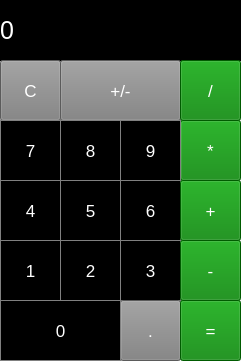
<?xml version="1.0" encoding="UTF-8"?>
<ui version="4.0">
 <class>MainWindow</class>
 <widget class="QMainWindow" name="MainWindow">
  <property name="geometry">
   <rect>
    <x>0</x>
    <y>0</y>
    <width>241</width>
    <height>361</height>
   </rect>
  </property>
  <property name="windowTitle">
   <string>MainWindow</string>
  </property>
  <widget class="QWidget" name="centralWidget">
   <widget class="QLabel" name="label">
    <property name="geometry">
     <rect>
      <x>0</x>
      <y>0</y>
      <width>241</width>
      <height>61</height>
     </rect>
    </property>
    <property name="font">
     <font>
      <pointsize>19</pointsize>
     </font>
    </property>
    <property name="styleSheet">
     <string notr="true">* {
	background-color:black;
	color: white;
}</string>
    </property>
    <property name="text">
     <string>0</string>
    </property>
   </widget>
   <widget class="QPushButton" name="pushButtonClear">
    <property name="geometry">
     <rect>
      <x>0</x>
      <y>60</y>
      <width>61</width>
      <height>61</height>
     </rect>
    </property>
    <property name="font">
     <font>
      <pointsize>13</pointsize>
     </font>
    </property>
    <property name="styleSheet">
     <string notr="true">* {
	background-color: gray;
	color: white;
}</string>
    </property>
    <property name="text">
     <string>C</string>
    </property>
   </widget>
   <widget class="QPushButton" name="pushButtonPlusMinus">
    <property name="geometry">
     <rect>
      <x>60</x>
      <y>60</y>
      <width>121</width>
      <height>61</height>
     </rect>
    </property>
    <property name="font">
     <font>
      <pointsize>13</pointsize>
     </font>
    </property>
    <property name="styleSheet">
     <string notr="true">* {
	background-color: gray;
	color: white;
}</string>
    </property>
    <property name="text">
     <string>+/-</string>
    </property>
   </widget>
   <widget class="QPushButton" name="pushButtonDevide">
    <property name="geometry">
     <rect>
      <x>180</x>
      <y>60</y>
      <width>61</width>
      <height>61</height>
     </rect>
    </property>
    <property name="font">
     <font>
      <pointsize>13</pointsize>
     </font>
    </property>
    <property name="styleSheet">
     <string notr="true">* {
	background-color: green;
	color: white;
}</string>
    </property>
    <property name="text">
     <string>/</string>
    </property>
   </widget>
   <widget class="QPushButton" name="pushButton8">
    <property name="geometry">
     <rect>
      <x>60</x>
      <y>120</y>
      <width>61</width>
      <height>61</height>
     </rect>
    </property>
    <property name="font">
     <font>
      <pointsize>13</pointsize>
     </font>
    </property>
    <property name="styleSheet">
     <string>* {background-color: black;	color: white;
border: 1px solid gray;}
*:pressed {background-color: gray;	color: white;
border: 1px solid gray;}
*:hover {background-color:#696969 ;	color: white;
border: 1px solid gray;}</string>
    </property>
    <property name="text">
     <string>8</string>
    </property>
   </widget>
   <widget class="QPushButton" name="pushButtonProduct">
    <property name="geometry">
     <rect>
      <x>180</x>
      <y>120</y>
      <width>61</width>
      <height>61</height>
     </rect>
    </property>
    <property name="font">
     <font>
      <pointsize>13</pointsize>
     </font>
    </property>
    <property name="styleSheet">
     <string notr="true">* {
	background-color: green;
	color: white;
}</string>
    </property>
    <property name="text">
     <string>*</string>
    </property>
   </widget>
   <widget class="QPushButton" name="pushButton9">
    <property name="geometry">
     <rect>
      <x>120</x>
      <y>120</y>
      <width>61</width>
      <height>61</height>
     </rect>
    </property>
    <property name="font">
     <font>
      <pointsize>13</pointsize>
     </font>
    </property>
    <property name="styleSheet">
     <string>* {background-color: black;	color: white;
border: 1px solid gray;}
*:pressed {background-color: gray;	color: white;
border: 1px solid gray;}
*:hover {background-color:#696969 ;	color: white;
border: 1px solid gray;}</string>
    </property>
    <property name="text">
     <string>9</string>
    </property>
   </widget>
   <widget class="QPushButton" name="pushButton7">
    <property name="geometry">
     <rect>
      <x>0</x>
      <y>120</y>
      <width>61</width>
      <height>61</height>
     </rect>
    </property>
    <property name="font">
     <font>
      <pointsize>13</pointsize>
     </font>
    </property>
    <property name="styleSheet">
     <string notr="true">* {background-color: black;	color: white;
border: 1px solid gray;}
*:pressed {background-color: gray;	color: white;
border: 1px solid gray;}
*:hover {background-color:#696969 ;	color: white;
border: 1px solid gray;}</string>
    </property>
    <property name="text">
     <string>7</string>
    </property>
   </widget>
   <widget class="QPushButton" name="pushButton6">
    <property name="geometry">
     <rect>
      <x>120</x>
      <y>180</y>
      <width>61</width>
      <height>61</height>
     </rect>
    </property>
    <property name="font">
     <font>
      <pointsize>13</pointsize>
     </font>
    </property>
    <property name="styleSheet">
     <string>* {background-color: black;	color: white;
border: 1px solid gray;}
*:pressed {background-color: gray;	color: white;
border: 1px solid gray;}
*:hover {background-color:#696969 ;	color: white;
border: 1px solid gray;}</string>
    </property>
    <property name="text">
     <string>6</string>
    </property>
   </widget>
   <widget class="QPushButton" name="pushButton4">
    <property name="geometry">
     <rect>
      <x>0</x>
      <y>180</y>
      <width>61</width>
      <height>61</height>
     </rect>
    </property>
    <property name="font">
     <font>
      <pointsize>13</pointsize>
     </font>
    </property>
    <property name="styleSheet">
     <string>* {background-color: black;	color: white;
border: 1px solid gray;}
*:pressed {background-color: gray;	color: white;
border: 1px solid gray;}
*:hover {background-color:#696969 ;	color: white;
border: 1px solid gray;}</string>
    </property>
    <property name="text">
     <string>4</string>
    </property>
   </widget>
   <widget class="QPushButton" name="pushButton5">
    <property name="geometry">
     <rect>
      <x>60</x>
      <y>180</y>
      <width>61</width>
      <height>61</height>
     </rect>
    </property>
    <property name="font">
     <font>
      <pointsize>13</pointsize>
     </font>
    </property>
    <property name="styleSheet">
     <string notr="true">* {background-color: black;	color: white;
border: 1px solid gray;}
*:pressed {background-color: gray;	color: white;
border: 1px solid gray;}
*:hover {background-color:#696969 ;	color: white;
border: 1px solid gray;}</string>
    </property>
    <property name="text">
     <string>5</string>
    </property>
   </widget>
   <widget class="QPushButton" name="pushButtonPlus">
    <property name="geometry">
     <rect>
      <x>180</x>
      <y>180</y>
      <width>61</width>
      <height>61</height>
     </rect>
    </property>
    <property name="font">
     <font>
      <pointsize>13</pointsize>
     </font>
    </property>
    <property name="styleSheet">
     <string notr="true">* {
	background-color: green;
	color: white;
}</string>
    </property>
    <property name="text">
     <string>+</string>
    </property>
   </widget>
   <widget class="QPushButton" name="pushButton3">
    <property name="geometry">
     <rect>
      <x>120</x>
      <y>240</y>
      <width>61</width>
      <height>61</height>
     </rect>
    </property>
    <property name="font">
     <font>
      <pointsize>13</pointsize>
     </font>
    </property>
    <property name="styleSheet">
     <string notr="true">* {background-color: black;	color: white;
border: 1px solid gray;}
*:pressed {background-color: gray;	color: white;
border: 1px solid gray;}
*:hover {background-color:#696969 ;	color: white;
border: 1px solid gray;}</string>
    </property>
    <property name="text">
     <string>3</string>
    </property>
   </widget>
   <widget class="QPushButton" name="pushButton1">
    <property name="geometry">
     <rect>
      <x>0</x>
      <y>240</y>
      <width>61</width>
      <height>61</height>
     </rect>
    </property>
    <property name="font">
     <font>
      <pointsize>13</pointsize>
     </font>
    </property>
    <property name="styleSheet">
     <string>* {background-color: black;	color: white;
border: 1px solid gray;}
*:pressed {background-color: gray;	color: white;
border: 1px solid gray;}
*:hover {background-color:#696969 ;	color: white;
border: 1px solid gray;}</string>
    </property>
    <property name="text">
     <string>1</string>
    </property>
   </widget>
   <widget class="QPushButton" name="pushButton2">
    <property name="geometry">
     <rect>
      <x>60</x>
      <y>240</y>
      <width>61</width>
      <height>61</height>
     </rect>
    </property>
    <property name="font">
     <font>
      <pointsize>13</pointsize>
     </font>
    </property>
    <property name="styleSheet">
     <string notr="true">* {background-color: black;	color: white;
border: 1px solid gray;}
*:pressed {background-color: gray;	color: white;
border: 1px solid gray;}
*:hover {background-color:#696969 ;	color: white;
border: 1px solid gray;}</string>
    </property>
    <property name="text">
     <string>2</string>
    </property>
   </widget>
   <widget class="QPushButton" name="pushButtonMinus">
    <property name="geometry">
     <rect>
      <x>180</x>
      <y>240</y>
      <width>61</width>
      <height>61</height>
     </rect>
    </property>
    <property name="font">
     <font>
      <pointsize>13</pointsize>
     </font>
    </property>
    <property name="styleSheet">
     <string notr="true">* {
	background-color: green;
	color: white;
}</string>
    </property>
    <property name="text">
     <string>-</string>
    </property>
   </widget>
   <widget class="QPushButton" name="pushButtonPoint">
    <property name="geometry">
     <rect>
      <x>120</x>
      <y>300</y>
      <width>61</width>
      <height>61</height>
     </rect>
    </property>
    <property name="font">
     <font>
      <pointsize>13</pointsize>
     </font>
    </property>
    <property name="styleSheet">
     <string notr="true">* {
	background-color: gray;
	color: white;
}</string>
    </property>
    <property name="text">
     <string>.</string>
    </property>
   </widget>
   <widget class="QPushButton" name="pushButton0">
    <property name="geometry">
     <rect>
      <x>0</x>
      <y>300</y>
      <width>121</width>
      <height>61</height>
     </rect>
    </property>
    <property name="font">
     <font>
      <pointsize>13</pointsize>
     </font>
    </property>
    <property name="styleSheet">
     <string notr="true">* {background-color: black;	color: white;
border: 1px solid gray;}
*:pressed {background-color: gray;	color: white;
border: 1px solid gray;}
*:hover {background-color:#696969 ;	color: white;
border: 1px solid gray;}</string>
    </property>
    <property name="text">
     <string>0</string>
    </property>
   </widget>
   <widget class="QPushButton" name="pushButtonEqual">
    <property name="geometry">
     <rect>
      <x>180</x>
      <y>300</y>
      <width>61</width>
      <height>61</height>
     </rect>
    </property>
    <property name="font">
     <font>
      <pointsize>13</pointsize>
     </font>
    </property>
    <property name="styleSheet">
     <string notr="true">* {
	background-color: green;
	color: white;
}</string>
    </property>
    <property name="text">
     <string>=</string>
    </property>
   </widget>
  </widget>
 </widget>
 <layoutdefault spacing="6" margin="11"/>
 <resources/>
 <connections/>
</ui>
